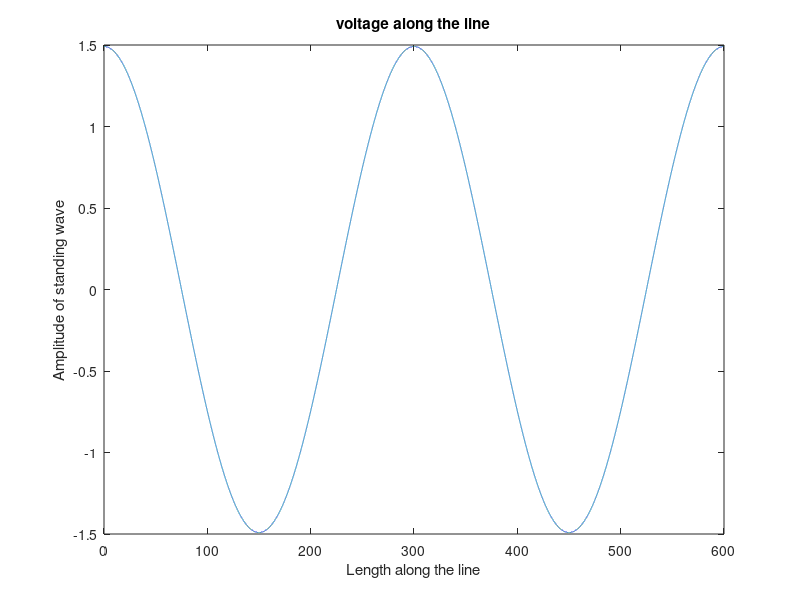

Write the MATLAB code that produced this figure. (Note: this script raises an error after producing the figure.)
clc;  
c = 3*1e8; 
Zmin = 60;  
Zmax = 200;  
f = 1e6; 
zl = Zmin+(Zmax-Zmin)*rand(1); 
lambda = c/f;  
x = 0:0.01:2*lambda;  
zo = 50;  
refc = (zl-zo)/(zl+zo);  
k = 2*pi*f/(3*1e8);  
Vp = 1;  
Vn = refc*Vp;  
V = Vp*exp(-i*k.*x)+Vn*exp(i*k.*x);  plot(x,V);  
title("voltage along the line"); 
xlabel("Length along the line"); 
ylabel("Amplitude of standing wave"); 
Vmax = abs(max(V));  
Vmin = abs(min(V));  
if Vmin==0  
Refc_calc = -1;  
else  
VSWR = Vmax/Vmin;  
Refc_calc = (VSWR-1)/(VSWR+1);  endif 
zl_calc = zo*(1+Refc_calc)/(1-Refc_calc);  
disp("Value of the unknown resistance: ");  
disp(zl_calculated);  
disp("Original Value was: ");  
disp(zl);
